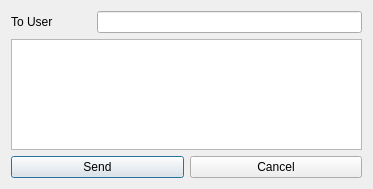
<?xml version="1.0" encoding="UTF-8"?>
<ui version="4.0">
 <class>DirectMessage</class>
 <widget class="QDialog" name="DirectMessage">
  <property name="geometry">
   <rect>
    <x>0</x>
    <y>0</y>
    <width>373</width>
    <height>189</height>
   </rect>
  </property>
  <property name="windowTitle">
   <string>Direct Message</string>
  </property>
  <property name="windowIcon">
   <iconset resource="../chronicon.qrc">
    <normaloff>:/ch.png</normaloff>:/ch.png</iconset>
  </property>
  <layout class="QGridLayout" name="gridLayout">
   <item row="0" column="0">
    <widget class="QLabel" name="label">
     <property name="maximumSize">
      <size>
       <width>80</width>
       <height>16777215</height>
      </size>
     </property>
     <property name="text">
      <string>To User</string>
     </property>
    </widget>
   </item>
   <item row="0" column="1">
    <widget class="QLineEdit" name="nameEdit">
     <property name="sizePolicy">
      <sizepolicy hsizetype="Expanding" vsizetype="Fixed">
       <horstretch>5</horstretch>
       <verstretch>0</verstretch>
      </sizepolicy>
     </property>
     <property name="readOnly">
      <bool>true</bool>
     </property>
    </widget>
   </item>
   <item row="1" column="0" colspan="2">
    <widget class="QTextEdit" name="messageEdit">
     <property name="sizePolicy">
      <sizepolicy hsizetype="Expanding" vsizetype="Expanding">
       <horstretch>5</horstretch>
       <verstretch>5</verstretch>
      </sizepolicy>
     </property>
    </widget>
   </item>
   <item row="2" column="0" colspan="2">
    <layout class="QHBoxLayout" name="horizontalLayout_2">
     <item>
      <widget class="QPushButton" name="sendButton">
       <property name="sizePolicy">
        <sizepolicy hsizetype="MinimumExpanding" vsizetype="Preferred">
         <horstretch>5</horstretch>
         <verstretch>0</verstretch>
        </sizepolicy>
       </property>
       <property name="text">
        <string>Send</string>
       </property>
      </widget>
     </item>
     <item>
      <widget class="QPushButton" name="cancelButton">
       <property name="sizePolicy">
        <sizepolicy hsizetype="MinimumExpanding" vsizetype="Preferred">
         <horstretch>5</horstretch>
         <verstretch>0</verstretch>
        </sizepolicy>
       </property>
       <property name="text">
        <string>Cancel</string>
       </property>
      </widget>
     </item>
    </layout>
   </item>
  </layout>
 </widget>
 <resources>
  <include location="../chronicon.qrc"/>
 </resources>
 <connections/>
</ui>
